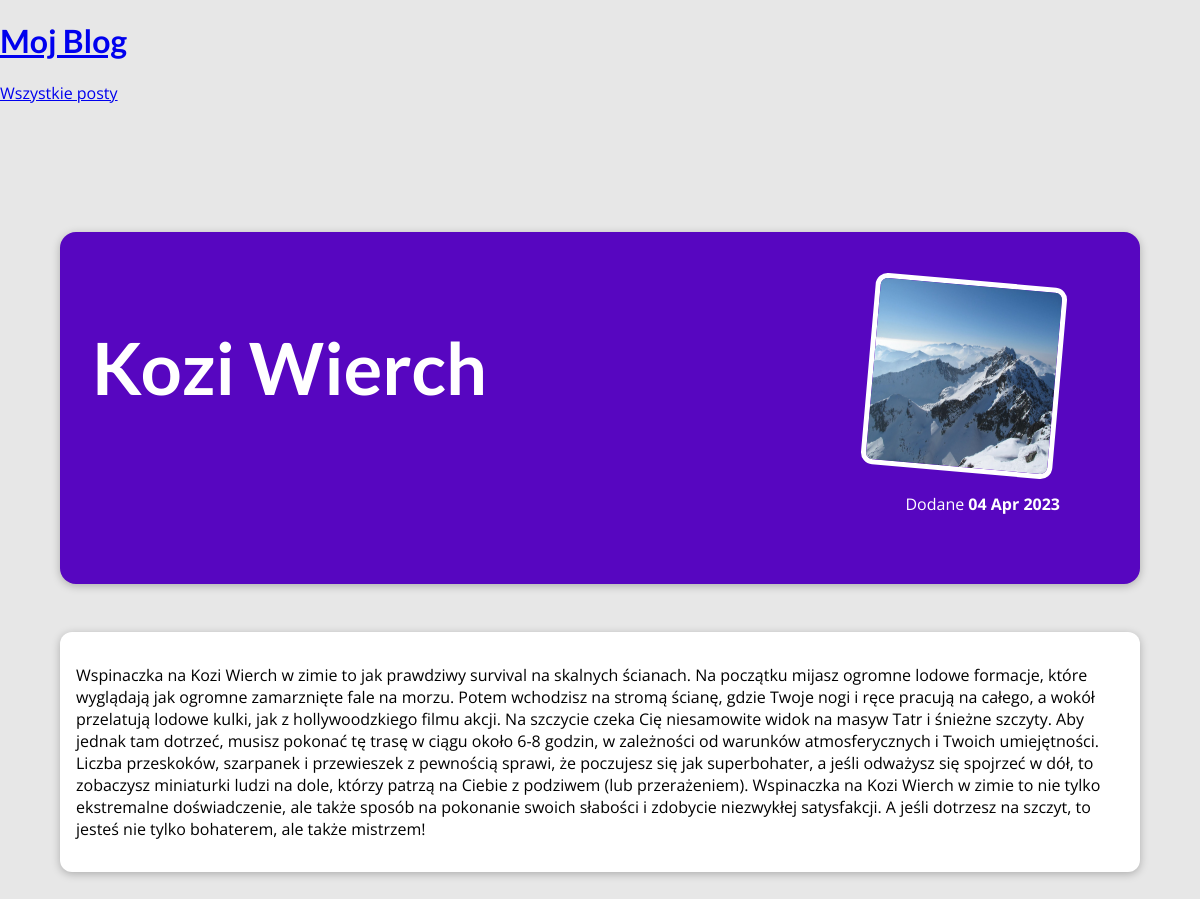
Page /posts/kozi-wierch-zima on the committed database.
### blog/models.py (models this page shows)
class Post(models.Model):
    title = models.CharField(max_length=150)
    excerpt = models.CharField(max_length=200)
    image_name= models.CharField(max_length=100)
    date = models.DateField(auto_now=True)
    slug = models.SlugField(unique=True, db_index=True)
    content = models.TextField(validators=[MinLengthValidator(10)])
    autor = models.ForeignKey(Author, on_delete=models.SET_NULL, null = True, related_name="posts")
    tag = models.ManyToManyField(Tag)

### blog/views.py (the view)
# urls.py: path("posts/<slug:slug>", views.post_detail, name = "post-detail-page") #/posts/my-first-post
def post_detail(request, slug):
    identified_post = get_object_or_404(Post, slug=slug)
    return render(request,"blog/post-detail.html", {
        "post":identified_post
    })

### blog/templates/blog/post-detail.html (shortened to what this page needs)
{% extends "base.html" %}
{% load static %}
{% block css_files %}
  <link rel="stylesheet" href="{% static "blog/post-detail.css" %}" />
  <link rel="stylesheet" href="{% static "blog/all-posts.css" %}" />
{% endblock %}
{% block content %}
<section id = "summary">
  <h2>{{ post.title }}</h2>
  <article>
    <img src="{% static "blog/images/"|add:post.image_name %}" alt="{{ post.title }}" />
    <div>
      Dodane <time>{{ post.date|date:"d M Y" }}</time>
    </div>
  </article>
</section>
<main>
  {{ post.content|linebreaks }}
</main>
{% endblock %}

### templates/base.html (shortened to what this page needs)
{% load static %}
<!DOCTYPE html>
<html lang="en">
<head>
    <link rel="stylesheet" href="{% static "app.css" %}">
    {% block css_files %}{% endblock %}
</head>
<body>
<header id="mian-navigation">
    <h1><a href="{% url "starting-page" %}">Moj Blog</a></h1>
    <nav>
        <a href="{% url "posts-page" %}">Wszystkie posty</a>
    </nav>
</header>
{% block content %}
{% endblock %}
</body>
</html>

### static/app.css (style rules this page uses)
* { box-sizing: border-box; }
html { font-family: 'Open Sans', 'Lato', sans-serif; }
body { margin: 0; }
h1, h2, h3 { font-family: 'Lato', sans-serif; font-weight: bold; }

### blog/static/blog/post-detail.css (style rules this page uses)
body { background-color: #e7e7e7; }
#summary { margin: 8rem auto 3rem auto; padding: 2rem; width: 90%; max-width: 90rem; border-radius: 16px; background-color: #5706c0; position: relative; box-shadow: 0 2px 8px rgba(0, 0, 0, 0.25); height: 22rem; }
#summary h2 { color: white; font-size: 4.5rem; }
#summary article { position: absolute; top: 2rem; right: 3rem; padding: 1rem 2rem; border-radius: 12px; text-align: right; color: white; }
#summary article img { width: 12rem; height: 12rem; border-radius: 12px; transform: rotateZ(5deg); border: 5px solid white; margin-bottom: 1rem; }
#summary time { font-weight: bold; }
main { width: 90%; max-width: 90rem; margin: 3rem auto; background-color: white; padding: 1rem; border-radius: 12px; box-shadow: 0 2px 8px rgba(0, 0, 0, 0.25); }

### blog/static/blog/all-posts.css (style rules this page uses)
body { background-color: #e7e7e7; }

### rows in the picture
Post: title "Kozi Wierch", image_name+title (picture), date "04 Apr 2023", content "Wspinaczka na Kozi Wierch w zimie to jak prawdziwy survival na skalnych ścianach. Na początku mijasz ogromne lodowe formacje, które wyglądają jak ogromne zamarznięte fale na morzu. Potem wchodzisz na stromą ścianę, gdzie Twoje nogi i ręce pracują na całego, a wokół przelatują lodowe kulki, jak z hollywoodzkiego filmu akcji. Na szczycie czeka Cię niesamowite widok na masyw Tatr i śnieżne szczyty. Aby jednak tam dotrzeć, musisz pokonać tę trasę w ciągu około 6-8 godzin, w zależności od warunków atmosferycznych i Twoich umiejętności. Liczba przeskoków, szarpanek i przewieszek z pewnością sprawi, że poczujesz się jak superbohater, a jeśli odważysz się spojrzeć w dół, to zobaczysz miniaturki…"
